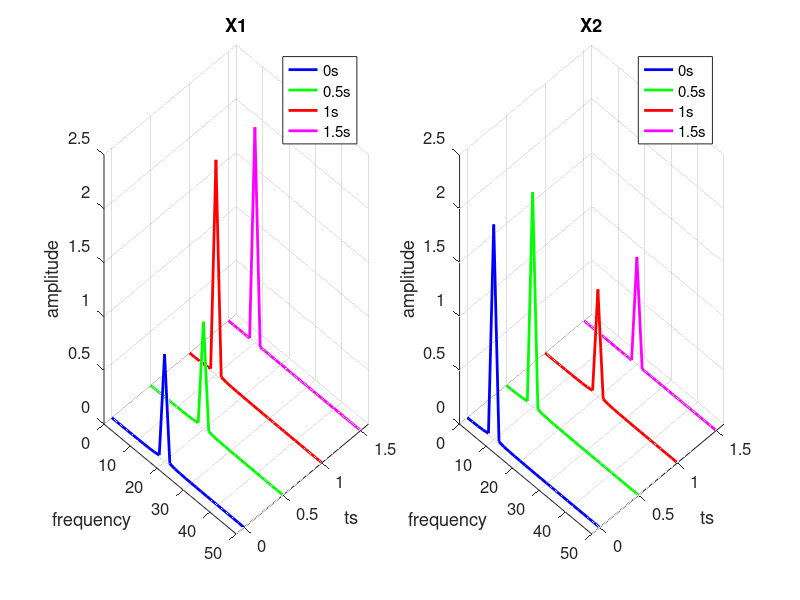

This chart was generated by the following MATLAB code: (Note: this script raises an error after producing the figure.)
%% STFT_example
clear; clc; close all;

%% 参数
Fs = 1000;            % sampling frequency
T = 1/Fs;             % sampling period
L = 2000;             % length of signal
t = (0:L-1)*T;        % time vector

% create signal
X1 = [sin(2*pi*20*t(1:L/2)), 2*sin(2*pi*10*t(L/2+1:end))];
X2 = [2*sin(2*pi*10*t(1:L/2)), sin(2*pi*20*t(L/2+1:end))];

%% create figure
figure('Name','STFT','NumberTitle','off', 'Position', [100, 100, 1200, 600])

% window function
window_size = 0.5; 
ts = [0.5, 1.0, 1.5, 2.0]; % t_s
y_positions = [0, 0.5, 1.0, 1.5];
colors = {'b', 'g', 'r', 'm'};
freq_range = [0, 50];

%% STFT of x1
subplot(1,2,1)
hold on; grid on;
title('X1')
xlabel('frequency')
ylabel('ts')
zlabel('amplitude')
view(45, 30)

for i = 1:length(ts)
    t_end = ts(i);
    t_start = t_end - window_size;
    
    idx_start = find(t >= t_start, 1);
    idx_end = find(t <= t_end, 1, 'last');
    segment = X1(idx_start:idx_end);
    seg_length = length(segment);
    
    % FFT
    Y = fft(segment);
    P2 = abs(Y/seg_length);
    P1 = P2(1:floor(seg_length/2)+1);
    P1(2:end-1) = 2*P1(2:end-1);
    
    % frequency axis
    f = Fs*(0:(floor(seg_length/2)))/seg_length;
    
    freq_idx = find(f >= freq_range(1) & f <= freq_range(2));
    f_display = f(freq_idx);
    P1_display = P1(freq_idx);
    
    plot3(f_display, repmat(y_positions(i), size(f_display)), P1_display, ...
          'Color', colors{i}, 'LineWidth', 2)
end

% axis
xlim(freq_range)
ylim([-0.1 1.6])
zlim([0 2.5])
set(gca, 'FontSize', 12)
legend('0s', '0.5s', '1s', '1.5s', 'Location', 'northeast')

%% STFT of x2
subplot(1,2,2)
hold on; grid on;
title('X2')
xlabel('frequency')
ylabel('ts')
zlabel('amplitude')
view(45, 30)

for i = 1:length(ts)
    t_end = ts(i);
    t_start = t_end - window_size;
    
    idx_start = find(t >= t_start, 1);
    idx_end = find(t <= t_end, 1, 'last');
    segment = X2(idx_start:idx_end);
    seg_length = length(segment);
    
    % FFT
    Y = fft(segment);
    P2 = abs(Y/seg_length);
    P1 = P2(1:floor(seg_length/2)+1);
    P1(2:end-1) = 2*P1(2:end-1);
    
    % frequency axis
    f = Fs*(0:(floor(seg_length/2)))/seg_length;
    
    freq_idx = find(f >= freq_range(1) & f <= freq_range(2));
    f_display = f(freq_idx);
    P1_display = P1(freq_idx);
    
    plot3(f_display, repmat(y_positions(i), size(f_display)), P1_display, ...
          'Color', colors{i}, 'LineWidth', 2)
end

% axis
xlim(freq_range)
ylim([-0.1 1.6])
zlim([0 2.5])
set(gca, 'FontSize', 12)
legend('0s', '0.5s', '1s', '1.5s', 'Location', 'northeast')

% title
sgtitle('STFT', 'FontSize', 16, 'FontWeight', 'bold')